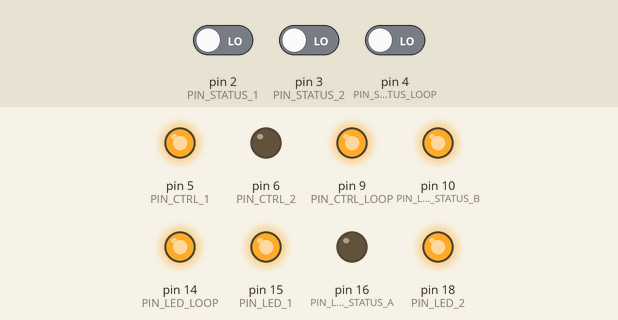
Simulated run of this sketch. Board: Arduino Uno, built with avr-gcc and run on an emulated ATmega328P. Shown: output pins drawn as LEDs (lit = HIGH). The test bench sets the inputs (shaded band); at power-on: pin 2 (PIN_STATUS_1) LOW, pin 3 (PIN_STATUS_2) LOW, pin 4 (PIN_STATUS_LOOP) LOW.

Above: at 1.2 s.
1.3 s: pin 2 (PIN_STATUS_1) driven HIGH
At 2.6 s:
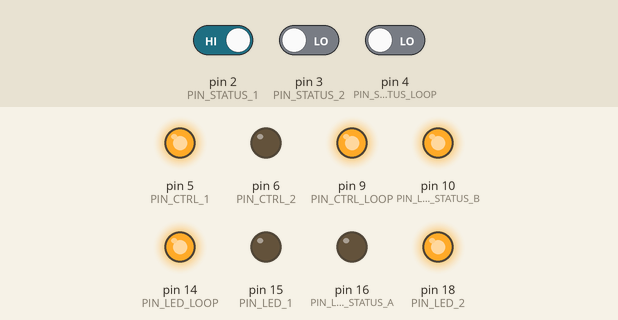
2.9 s: pin 3 (PIN_STATUS_2) driven HIGH
At 3.3 s:
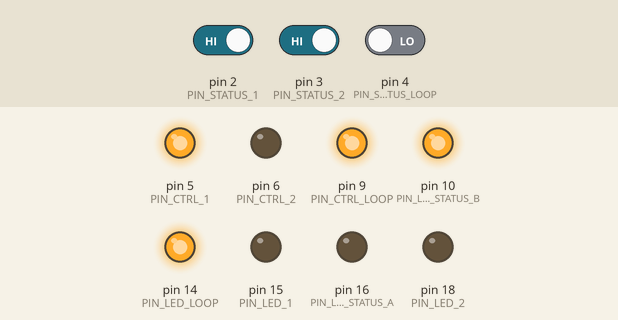
4.4 s: pin 4 (PIN_STATUS_LOOP) driven HIGH
At 5.1 s:
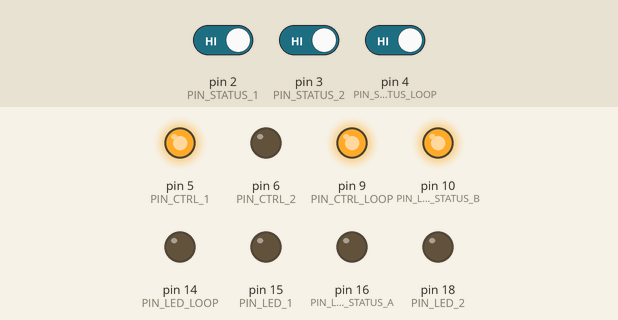
6.0 s: pin 2 (PIN_STATUS_1) driven LOW
At 7.0 s:
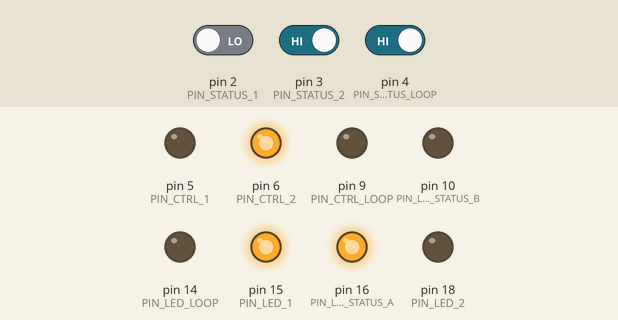
7.6 s: pin 3 (PIN_STATUS_2) driven LOW
At 8.3 s:
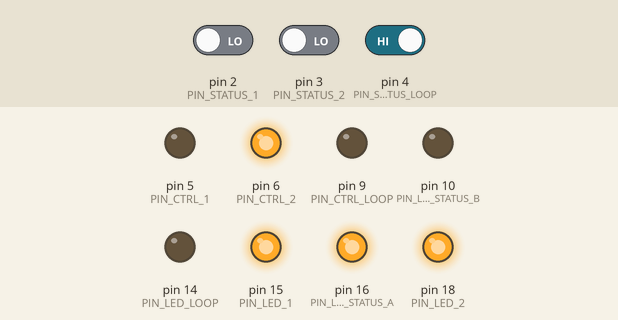
9.2 s: pin 4 (PIN_STATUS_LOOP) driven LOW
At 10.1 s:
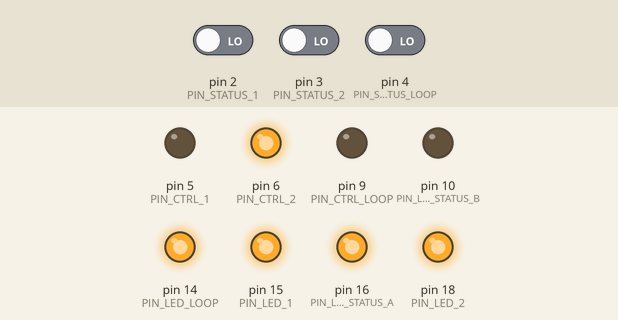
Timing chart, 0 to 11.8 s (numbered marks = the images above; inputs shaded):
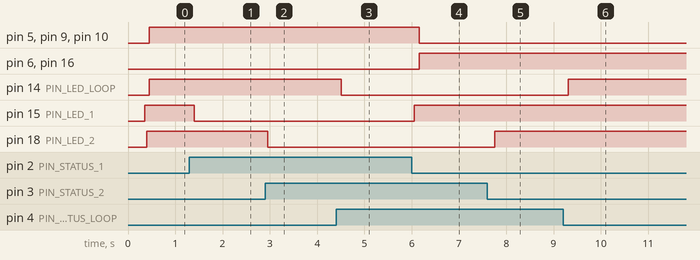

The sketch:

LoopManager.ino
```cpp
#include "config.h"

//#define DEBUG_ENABLE

#ifdef DEBUG_ENABLE
  #define DEBUG_PRINT(x)     Serial.print(x)
  #define DEBUG_PRINTLN(x)  Serial.println(x)
#else
  #define DEBUG_PRINT(x)
  #define DEBUG_PRINTLN(x)
#endif

int fsmCurrentStatus;
int s1Status, s2Status, sLoopStatus;
long s1LastChanged, s2LastChanged, sLoopLastChanged;

void setup() {

  #ifdef DEBUG_ENABLE
  Serial.begin(115200);
  while(!Serial);
  #endif

  DEBUG_PRINTLN("----- LoopManager setup -----");

  // PIN configuration
  pinMode(PIN_STATUS_1, INPUT);
  pinMode(PIN_STATUS_2, INPUT);
  pinMode(PIN_STATUS_LOOP, INPUT);
  pinMode(PIN_CTRL_1, OUTPUT);
  pinMode(PIN_CTRL_2, OUTPUT);
  pinMode(PIN_CTRL_LOOP, OUTPUT);
  pinMode(PIN_LED_1, OUTPUT);
  pinMode(PIN_LED_2, OUTPUT);
  pinMode(PIN_LED_LOOP, OUTPUT);
  pinMode(PIN_LED_STATUS_A, OUTPUT);
  pinMode(PIN_LED_STATUS_B, OUTPUT);
  DEBUG_PRINTLN(". PINs configured");

  // Default sensors status, unknown
  s1Status = SENSOR_UNKNOWN;
  s2Status = SENSOR_UNKNOWN;
  sLoopStatus = SENSOR_UNKNOWN;
  DEBUG_PRINTLN(". Sensors in UNKNOWN status");

  // Default relays position
  digitalWrite(PIN_CTRL_1, LOW);
  digitalWrite(PIN_CTRL_2, LOW);
  digitalWrite(PIN_CTRL_LOOP, LOW);
  DEBUG_PRINTLN(". Relays in default position");

  // Start in IDLE
  fsmCurrentStatus = FSM_IDLE;
  setLoopStatus(LOOP_STATUS_IDLE);
  DEBUG_PRINTLN(". FSM in IDLE");

  DEBUG_PRINTLN();
  DEBUG_PRINTLN("----- LoopManager loop -----");
}

void loop() {

  // Update sensors
  updateSensors();

  // FSM
  FSM();
}
```

fsm.ino
```cpp
// FSM in short
// Idle state: S1 and LOOP polarity A, S2 polarity B
// Train enters S1: change S2 polarity to A
// Train enters S2: change S1 and LOOP polarity to B
// Train leaves the loop: return to IDLE state

void FSM() {

  switch(fsmCurrentStatus) {

    case FSM_IDLE:

      if(s1Status == SENSOR_BUSY) {
        setLoopStatus(LOOP_STATUS_A);
        fsmCurrentStatus = FSM_ENTER_S1;
       DEBUG_PRINTLN("FSM_IDLE -> FSM_ENTER_S1, Loop status A");
      }
      if(s2Status == SENSOR_BUSY) {
        setLoopStatus(LOOP_STATUS_B);
        fsmCurrentStatus = FSM_ENTER_S2;
       DEBUG_PRINTLN("FSM_IDLE -> FSM_ENTER_S2, Loop status B");
      }
      break;

    case FSM_ENTER_S1:

      if(s1Status == SENSOR_FREE) {

        if(sLoopStatus == SENSOR_BUSY) {

          fsmCurrentStatus = FSM_IN_LOOP_FROM_S1;
         DEBUG_PRINTLN("FSM_ENTER_S1 -> FSM_IN_LOOP_FROM_S1");
        }
        else {

          setLoopStatus(LOOP_STATUS_IDLE);
          fsmCurrentStatus = FSM_IDLE;
         DEBUG_PRINTLN("FSM_ENTER_S1 -> Train lost, back to IDLE");
        }
      }
      break;

    case FSM_ENTER_S2:

      if(s2Status == SENSOR_FREE) {

        if(sLoopStatus == SENSOR_BUSY) {

          fsmCurrentStatus = FSM_IN_LOOP_FROM_S2;
         DEBUG_PRINTLN("FSM_ENTER_S2 -> FSM_IN_LOOP_FROM_S2");
        }
        else {

          setLoopStatus(LOOP_STATUS_IDLE);
          fsmCurrentStatus = FSM_IDLE;
         DEBUG_PRINTLN("FSM_ENTER_S2 -> Train lost, back to IDLE");
        }
      }
      break;

    case FSM_IN_LOOP_FROM_S1:

      if(s2Status == SENSOR_BUSY) {
        setLoopStatus(LOOP_STATUS_B);
        fsmCurrentStatus = FSM_EXIT_S2;
       DEBUG_PRINTLN("FSM_IN_LOOP_FROM_S1 -> FSM_EXIT_S2, Loop status B");
      }
      break;

    case FSM_IN_LOOP_FROM_S2:

      if(s1Status == SENSOR_BUSY) {
        setLoopStatus(LOOP_STATUS_A);
        fsmCurrentStatus = FSM_EXIT_S1;
       DEBUG_PRINTLN("FSM_IN_LOOP_FROM_S2 -> FSM_EXIT_S1, Loop status A");
      }
      break;

    case FSM_EXIT_S1:

      if(s1Status == SENSOR_FREE) {
        setLoopStatus(LOOP_STATUS_IDLE);
        fsmCurrentStatus = FSM_IDLE;
       DEBUG_PRINTLN("FSM_EXIT_S1 -> FSM_IDLE, Loop status IDLE");
      }
      break;

    case FSM_EXIT_S2:

      if(s2Status == SENSOR_FREE) {
        setLoopStatus(LOOP_STATUS_IDLE);
        fsmCurrentStatus = FSM_IDLE;
       DEBUG_PRINTLN("FSM_EXIT_S2 -> FSM_IDLE, Loop status IDLE");
      }
      break;
  }
}

void setLoopStatus(int status) {

  switch(status) {

    case LOOP_STATUS_IDLE:
      digitalWrite(PIN_CTRL_1, LOW);
      digitalWrite(PIN_CTRL_2, LOW);
      digitalWrite(PIN_CTRL_LOOP, LOW);
      digitalWrite(PIN_LED_STATUS_A, LOW);
      digitalWrite(PIN_LED_STATUS_B, LOW);
      break;

    case LOOP_STATUS_A:
      digitalWrite(PIN_CTRL_1, LOW);
      digitalWrite(PIN_CTRL_2, HIGH);
      digitalWrite(PIN_CTRL_LOOP, LOW);
      digitalWrite(PIN_LED_STATUS_A, HIGH);
      digitalWrite(PIN_LED_STATUS_B, LOW);
      break;

    case LOOP_STATUS_B:
      digitalWrite(PIN_CTRL_1, HIGH);
      digitalWrite(PIN_CTRL_2, LOW);
      digitalWrite(PIN_CTRL_LOOP, HIGH);
      digitalWrite(PIN_LED_STATUS_A, LOW);
      digitalWrite(PIN_LED_STATUS_B, HIGH);
      break;
  }
}
```

sensors.ino
```cpp
// check if a sensor has changed status
void updateSensors() {

  long currentTime = millis();

  int s1NewStatus = updateSensor(PIN_STATUS_1);
  if((s1Status != s1NewStatus) && (s1NewStatus != SENSOR_UNKNOWN) && (currentTime - s1LastChanged > HYSTERESIS_MS)) {
    s1Status = s1NewStatus;
    s1LastChanged = currentTime;
   DEBUG_PRINT("S1 new status -> ");
    if(s1Status == SENSOR_FREE) {
     DEBUG_PRINTLN("FREE");
      digitalWrite(PIN_LED_1, LOW);
    } else {
     DEBUG_PRINTLN("BUSY");
      digitalWrite(PIN_LED_1, HIGH);
    }
  }

  int s2NewStatus = updateSensor(PIN_STATUS_2);
  if((s2Status != s2NewStatus) && (s2NewStatus != SENSOR_UNKNOWN) && (currentTime - s2LastChanged > HYSTERESIS_MS)) {
    s2Status = s2NewStatus;
    s2LastChanged = currentTime;
   DEBUG_PRINT("S2 new status -> ");
    if(s2Status == SENSOR_FREE) {
     DEBUG_PRINTLN("FREE");
      digitalWrite(PIN_LED_2, LOW);
    } else {
     DEBUG_PRINTLN("BUSY");
      digitalWrite(PIN_LED_2, HIGH);
    }
  }

  int sLoopNewStatus = updateSensor(PIN_STATUS_LOOP);
  if((sLoopStatus != sLoopNewStatus) && (sLoopNewStatus != SENSOR_UNKNOWN) && (currentTime - sLoopLastChanged > HYSTERESIS_MS)) {
    sLoopStatus = sLoopNewStatus;
    sLoopLastChanged = currentTime;
   DEBUG_PRINT("SLOOP new status -> ");
    if(sLoopStatus == SENSOR_FREE) {
     DEBUG_PRINTLN("FREE");
      digitalWrite(PIN_LED_LOOP, LOW);
    } else {
     DEBUG_PRINTLN("BUSY");
      digitalWrite(PIN_LED_LOOP, HIGH);
    }
  }
}

int updateSensor(int sensorPin) {

  int lastStatus = digitalRead(sensorPin);

  // check if status is stable for NUM_SAMPLES * SAMPLE_INTERVAL ms
  for(int i = 0; i < NUM_SAMPLES; i++) {
    int currentSensorStatus = digitalRead(sensorPin);
    if(currentSensorStatus != lastStatus) return SENSOR_UNKNOWN;
    delay(SAMPLE_INTERVAL);
  }

  return lastStatus;
}
```

config.h
```cpp
// PINs
#define PIN_STATUS_1       2
#define PIN_STATUS_2       3
#define PIN_STATUS_LOOP    4
#define PIN_CTRL_1         5
#define PIN_CTRL_2         6
#define PIN_CTRL_LOOP      9
#define PIN_LED_1          15
#define PIN_LED_2          18
#define PIN_LED_LOOP       14
#define PIN_LED_STATUS_A   16
#define PIN_LED_STATUS_B   10

// Sensors
#define NUM_SAMPLES        5
#define SAMPLE_INTERVAL    10
#define HYSTERESIS_MS      200
#define SENSOR_FREE        1
#define SENSOR_BUSY        0
#define SENSOR_UNKNOWN     -1

// FSM
#define FSM_IDLE             0
#define FSM_ENTER_S1         1
#define FSM_ENTER_S2         2
#define FSM_IN_LOOP_FROM_S1  3
#define FSM_IN_LOOP_FROM_S2  4
#define FSM_EXIT_S1          5
#define FSM_EXIT_S2          6

// Loop status
#define LOOP_STATUS_IDLE   0
#define LOOP_STATUS_A      1
#define LOOP_STATUS_B      2
```

Measured:
- after the input at 1.3 s, pin 15 (PIN_LED_1): HIGH → LOW after 0.10 s
- after the input at 2.9 s, pin 18 (PIN_LED_2): HIGH → LOW after 0.05 s
- after the input at 4.4 s, pin 14 (PIN_LED_LOOP): HIGH → LOW after 0.10 s
- after the input at 6.0 s, pin 5 (PIN_CTRL_1), pin 9 (PIN_CTRL_LOOP), pin 10 (PIN_LED_STATUS_B): HIGH → LOW after 0.16 s; pin 6 (PIN_CTRL_2), pin 16 (PIN_LED_STATUS_A): LOW → HIGH after 0.16 s; pin 15 (PIN_LED_1): LOW → HIGH after 0.06 s
- after the input at 7.6 s, pin 18 (PIN_LED_2): LOW → HIGH after 0.16 s
- after the input at 9.2 s, pin 14 (PIN_LED_LOOP): LOW → HIGH after 0.11 s
